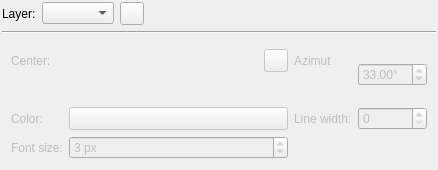
<?xml version="1.0" encoding="UTF-8"?>
<ui version="4.0">
 <class>QgsOverlayPSWidgetBase</class>
 <widget class="QWidget" name="QgsOverlayPSWidgetBase">
  <property name="geometry">
   <rect>
    <x>0</x>
    <y>0</y>
    <width>438</width>
    <height>170</height>
   </rect>
  </property>
  <property name="windowTitle">
   <string>Form</string>
  </property>
  <layout class="QGridLayout" name="gridLayout_2">
   <property name="leftMargin">
    <number>2</number>
   </property>
   <property name="topMargin">
    <number>2</number>
   </property>
   <property name="rightMargin">
    <number>2</number>
   </property>
   <property name="bottomMargin">
    <number>2</number>
   </property>
   <item row="2" column="0" colspan="4">
    <widget class="QWidget" name="widgetLayerSetup" native="true">
     <property name="enabled">
      <bool>false</bool>
     </property>
     <layout class="QGridLayout" name="gridLayout">
      <item row="0" column="4" rowspan="2">
       <widget class="QDoubleSpinBox" name="spinBoxAzimut">
        <property name="suffix">
         <string notr="true">°</string>
        </property>
        <property name="maximum">
         <double>360.000000000000000</double>
        </property>
        <property name="singleStep">
         <double>22.500000000000000</double>
        </property>
        <property name="value">
         <double>33.000000000000000</double>
        </property>
       </widget>
      </item>
      <item row="3" column="1">
       <widget class="QgsColorButtonV2" name="toolButtonColor">
        <property name="sizePolicy">
         <sizepolicy hsizetype="Preferred" vsizetype="Fixed">
          <horstretch>0</horstretch>
          <verstretch>0</verstretch>
         </sizepolicy>
        </property>
       </widget>
      </item>
      <item row="3" column="3">
       <widget class="QLabel" name="labelLineWidth">
        <property name="text">
         <string>Line width:</string>
        </property>
       </widget>
      </item>
      <item row="0" column="0">
       <widget class="QLabel" name="labelCenter">
        <property name="text">
         <string>Center:</string>
        </property>
       </widget>
      </item>
      <item row="3" column="0">
       <widget class="QLabel" name="labelColor">
        <property name="text">
         <string>Color:</string>
        </property>
       </widget>
      </item>
      <item row="3" column="4">
       <widget class="QSpinBox" name="spinBoxLineWidth"/>
      </item>
      <item row="0" column="3">
       <widget class="QLabel" name="labelAxes">
        <property name="text">
         <string>Azimut</string>
        </property>
       </widget>
      </item>
      <item row="0" column="1">
       <widget class="QWidget" name="widgetCenter" native="true">
        <layout class="QHBoxLayout" name="horizontalLayout">
         <property name="spacing">
          <number>0</number>
         </property>
         <property name="leftMargin">
          <number>0</number>
         </property>
         <property name="topMargin">
          <number>0</number>
         </property>
         <property name="rightMargin">
          <number>0</number>
         </property>
         <property name="bottomMargin">
          <number>0</number>
         </property>
         <item>
          <widget class="QgsCoordinateInput" name="inputCenter" native="true">
           <property name="sizePolicy">
            <sizepolicy hsizetype="Expanding" vsizetype="Preferred">
             <horstretch>0</horstretch>
             <verstretch>0</verstretch>
            </sizepolicy>
           </property>
          </widget>
         </item>
         <item>
          <widget class="QToolButton" name="toolButtonPickCenter">
           <property name="icon">
            <iconset>
             <normaloff>:/images/themes/default/mActionPick.svg</normaloff>:/images/themes/default/mActionPick.svg</iconset>
           </property>
          </widget>
         </item>
        </layout>
       </widget>
      </item>
      <item row="4" column="0">
       <widget class="QLabel" name="labelFontSize">
        <property name="text">
         <string>Font size:</string>
        </property>
       </widget>
      </item>
      <item row="4" column="1">
       <widget class="QSpinBox" name="spinBoxFontSize">
        <property name="suffix">
         <string> px</string>
        </property>
        <property name="minimum">
         <number>1</number>
        </property>
        <property name="value">
         <number>3</number>
        </property>
       </widget>
      </item>
     </layout>
    </widget>
   </item>
   <item row="0" column="2">
    <widget class="QToolButton" name="toolButtonAddLayer">
     <property name="icon">
      <iconset>
       <normaloff>:/images/themes/default/mActionAdd.png</normaloff>:/images/themes/default/mActionAdd.png</iconset>
     </property>
    </widget>
   </item>
   <item row="0" column="3">
    <spacer name="horizontalSpacer">
     <property name="orientation">
      <enum>Qt::Horizontal</enum>
     </property>
     <property name="sizeHint" stdset="0">
      <size>
       <width>351</width>
       <height>20</height>
      </size>
     </property>
    </spacer>
   </item>
   <item row="1" column="0" colspan="4">
    <widget class="Line" name="line">
     <property name="orientation">
      <enum>Qt::Horizontal</enum>
     </property>
    </widget>
   </item>
   <item row="0" column="1">
    <widget class="QComboBox" name="comboBoxLayer"/>
   </item>
   <item row="0" column="0">
    <widget class="QLabel" name="labelLayer">
     <property name="text">
      <string>Layer:</string>
     </property>
    </widget>
   </item>
  </layout>
 </widget>
 <customwidgets>
  <customwidget>
   <class>QgsColorButtonV2</class>
   <extends>QToolButton</extends>
   <header>qgis/gui.h</header>
   <container>1</container>
  </customwidget>
  <customwidget>
   <class>QgsCoordinateInput</class>
   <extends>QWidget</extends>
   <header>qgis/gui.h</header>
   <container>1</container>
  </customwidget>
 </customwidgets>
 <resources/>
 <connections/>
</ui>
